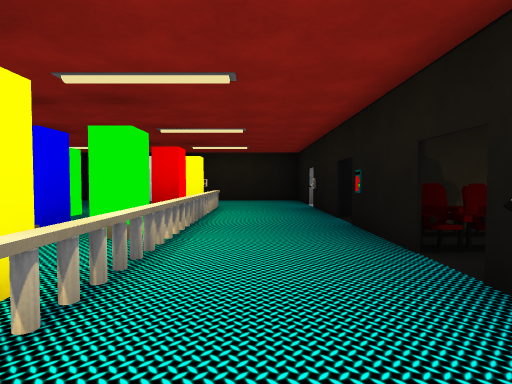
View 1 (above)

24 first-person views from a walk through a Unity game level. The camera is 1.5 m above the floor, tilts 2° down and sees 80° across. Doors are open. The floor is counted in squares, 1.9 m on a side. Each view is taken from the middle of a square. On the plan, view 1 faces up. The plan holds only what a view shows up to about 11 squares ahead; the rest is blank. The place goes on beyond the plan. The player character is not drawn. Some surface patterns are stand-ins.

View 2
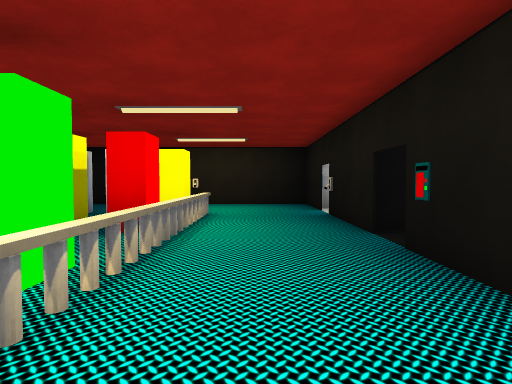

View 3
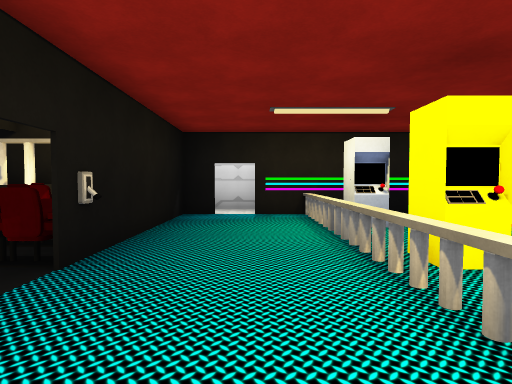

View 4
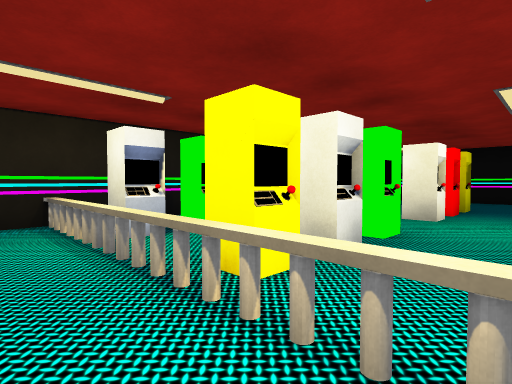

View 5
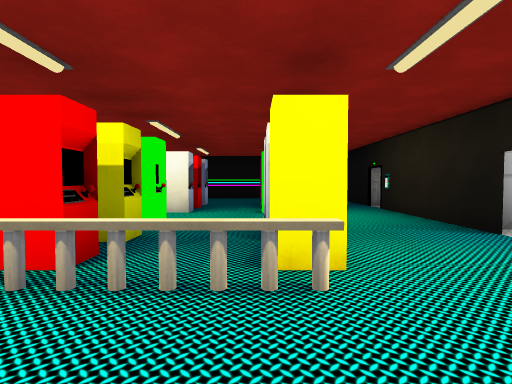

View 6
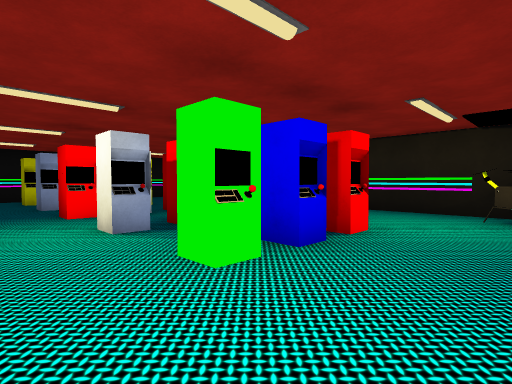

View 7
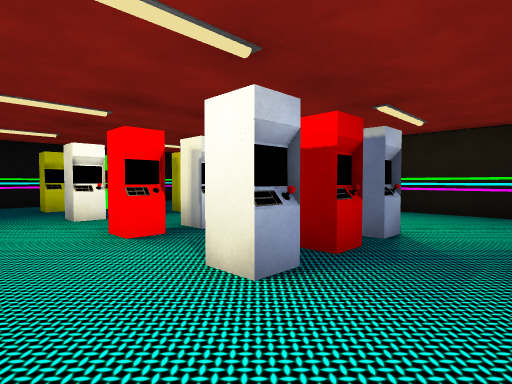

View 8
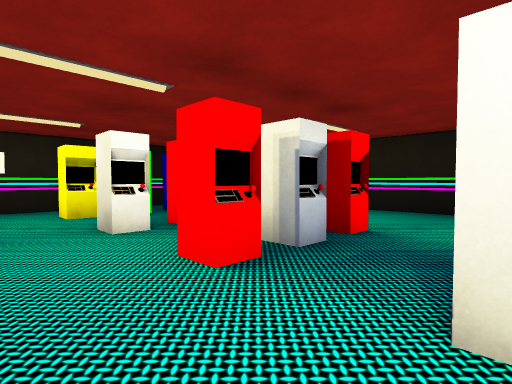

View 9
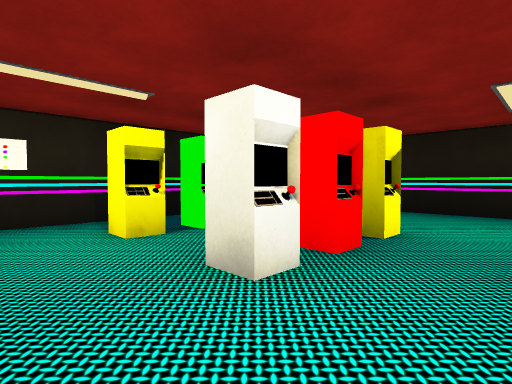

View 10
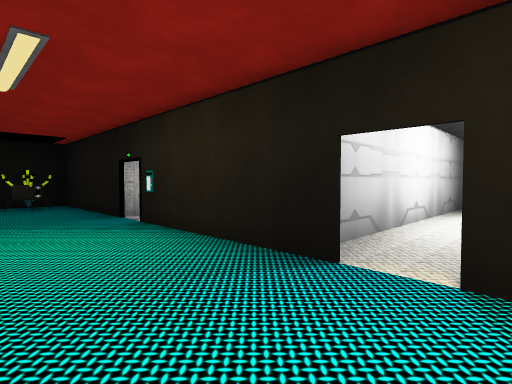

View 11
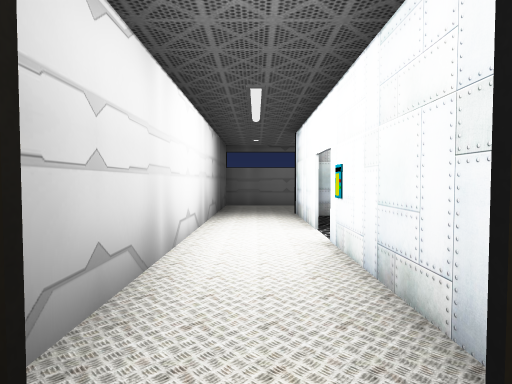

View 12
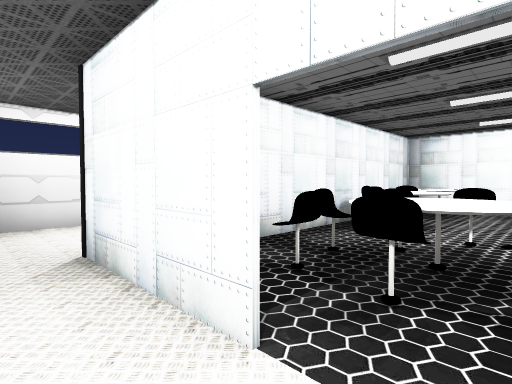

View 13
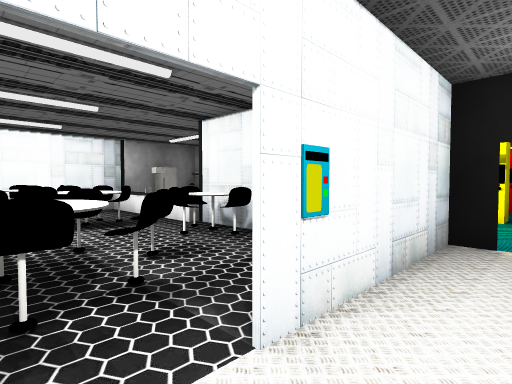

View 14
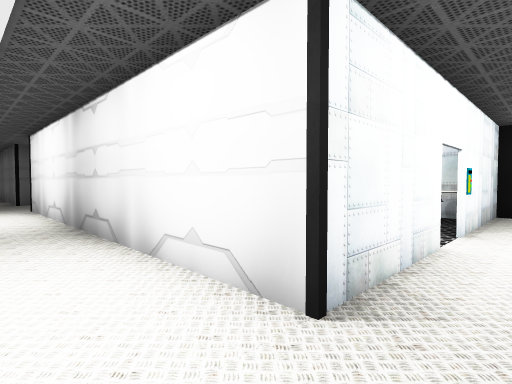

View 15
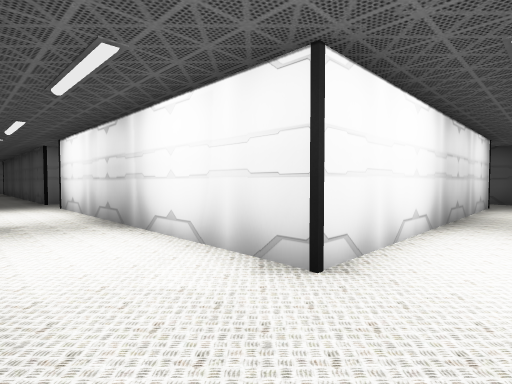

View 16
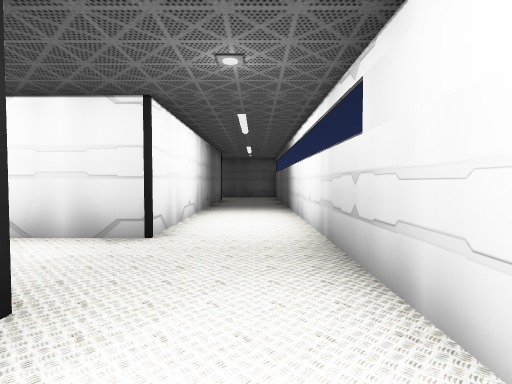

View 17
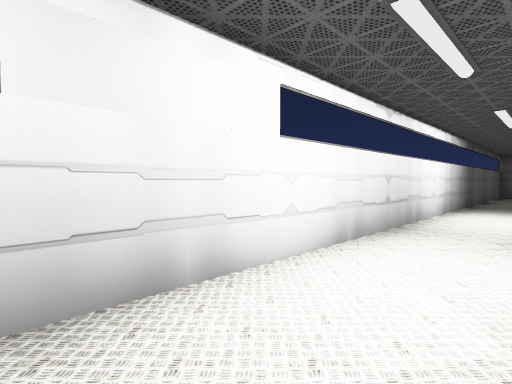

View 18
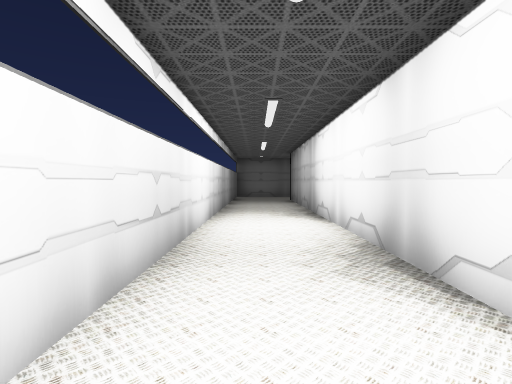

View 19
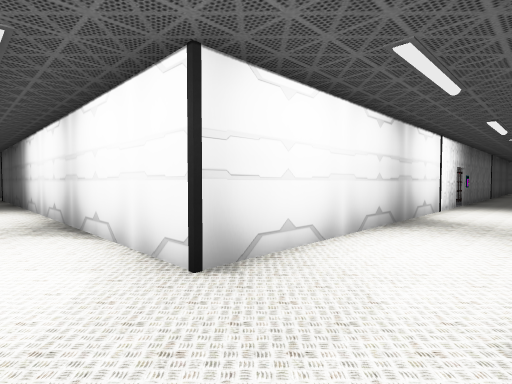

View 20
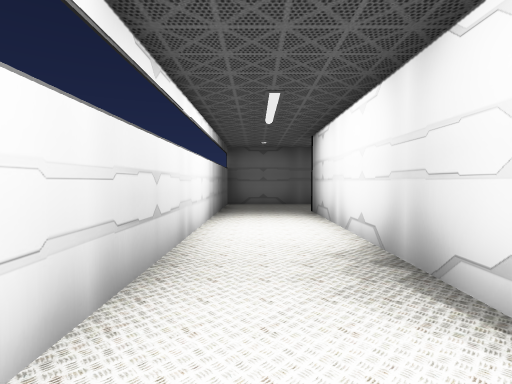

View 21
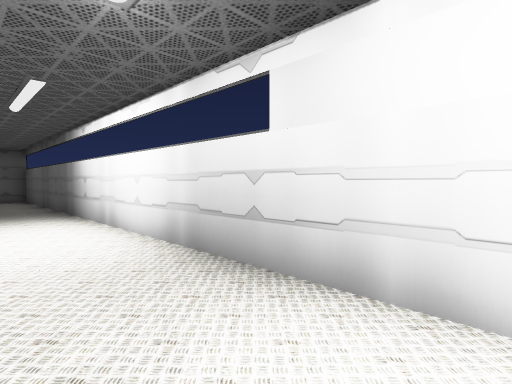

View 22
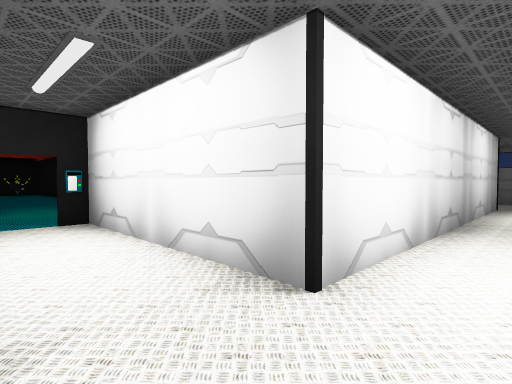

View 23
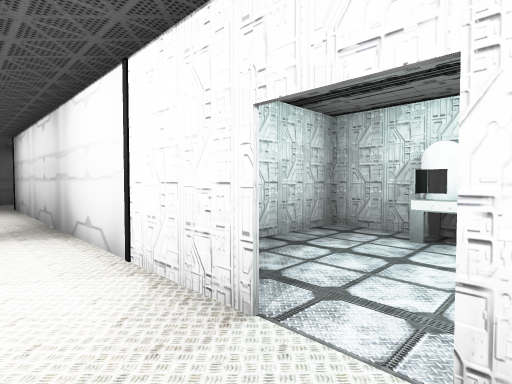

View 24
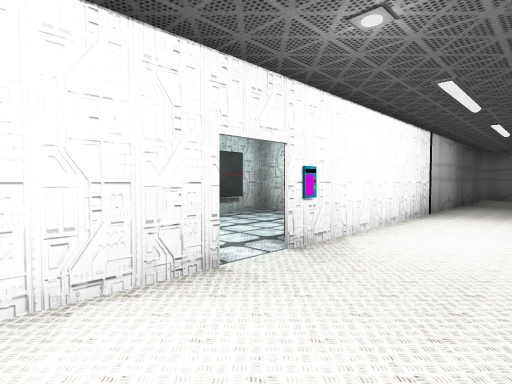

### Floor plan
Key: @ floor where view 1 was taken; # wall or solid block; x gap in a wall; . floor; D open door; ^ raised ledge; O other object.
Columns run from 14 left of view 1 to 26 right of it. Each row starts with its distance up from view 1.
 22           ###############################
 21           #.............................#
 20           #.............................#
 19           #.#########..#############   .#
 18           #.#OO.  OO#..#
 17           #.DO^O..O #..#
 16           #.OOOO    O..#
 15           #.# OO.O  #..#
 14           #.# OOO..^#..#
 13   ###DD####DO####  ^#..#
 12  .x.............#   O..#####
 11 ###.............# ###..#...#
 10 #...............D......D...#
  9 #.....##...##^..O......O..
  8 #............^..#   #..#O..
  7 #.....##...##^..#     .. ..O
  6 #.......... .^..D     ..# .#
  5 #.........  .^..O##   ..###
  4 #.....##...##^.. O    .##
  3 #............^..D     .#
  2 #.....##...##..OO     .#
  1 #.   .....  .^..      .#
  0      ..... ..^@.  OO  .#
 -1      .##.. ##^..####  .#
 -2     .....    #DD#  ##
 -3     ######### ..
 -4               ##

Positions as (right, up) in squares from view 1, and headings:
1: (0, 0), facing up
2: (0, 2), facing up
3: (0, 5), facing down
4: (0, 4), facing down-left
5: (1, 9), facing left
6: (-5, 12), facing down-left
7: (-5, 9), facing down-left
8: (-5, 7), facing down-left
9: (-5, 4), facing down-left
10: (-2, 10), facing up-left
11: (-3, 12), facing up
12: (-3, 16), facing up-right
13: (-3, 17), facing down-right
14: (-3, 21), facing down-right
15: (9, 21), facing down-left
16: (11, 21), facing left
17: (8, 20), facing up-right
18: (10, 21), facing right
19: (7, 21), facing down-right
20: (15, 21), facing right
21: (10, 20), facing up-left
22: (8, 9), facing up-left
23: (8, 9), facing up-right
24: (7, 12), facing down-right
